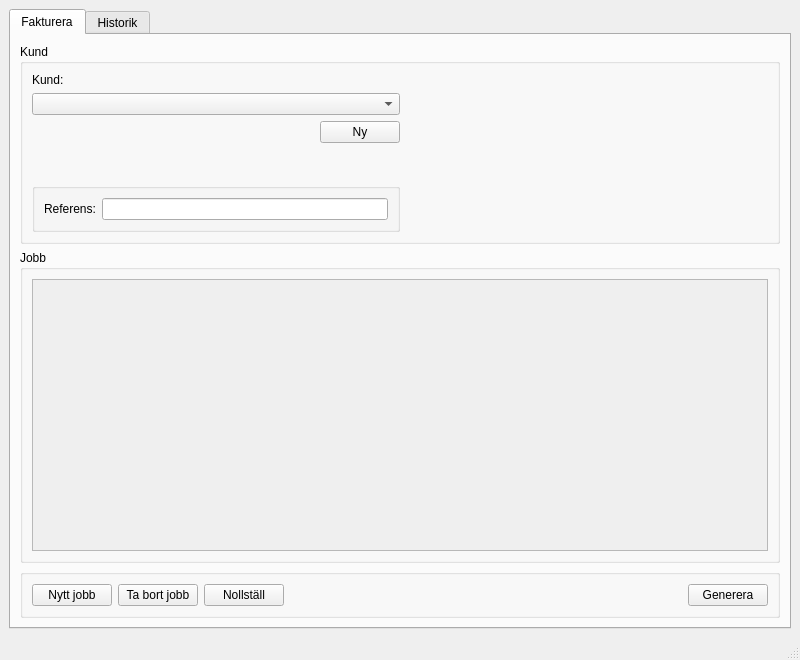
<?xml version="1.0" encoding="UTF-8"?>
<ui version="4.0">
 <class>MainWindow</class>
 <widget class="QMainWindow" name="MainWindow">
  <property name="geometry">
   <rect>
    <x>0</x>
    <y>0</y>
    <width>800</width>
    <height>660</height>
   </rect>
  </property>
  <property name="windowTitle">
   <string>Faktureramera</string>
  </property>
  <widget class="QWidget" name="centralwidget">
   <layout class="QVBoxLayout" name="verticalLayout">
    <item>
     <widget class="QTabWidget" name="tabWidget">
      <property name="currentIndex">
       <number>0</number>
      </property>
      <widget class="QWidget" name="tab">
       <attribute name="title">
        <string>Fakturera</string>
       </attribute>
       <layout class="QVBoxLayout" name="verticalLayout_2">
        <item>
         <widget class="QGroupBox" name="customerGroup">
          <property name="minimumSize">
           <size>
            <width>200</width>
            <height>200</height>
           </size>
          </property>
          <property name="maximumSize">
           <size>
            <width>16777215</width>
            <height>200</height>
           </size>
          </property>
          <property name="title">
           <string>Kund</string>
          </property>
          <layout class="QHBoxLayout" name="horizontalLayout_4">
           <item>
            <layout class="QVBoxLayout" name="verticalLayout_4">
             <item>
              <widget class="QLabel" name="label">
               <property name="maximumSize">
                <size>
                 <width>200</width>
                 <height>16777215</height>
                </size>
               </property>
               <property name="text">
                <string>Kund:</string>
               </property>
              </widget>
             </item>
             <item>
              <widget class="QComboBox" name="customerChooser">
               <property name="minimumSize">
                <size>
                 <width>300</width>
                 <height>0</height>
                </size>
               </property>
              </widget>
             </item>
             <item alignment="Qt::AlignRight">
              <widget class="QPushButton" name="newCustomerButton">
               <property name="maximumSize">
                <size>
                 <width>100</width>
                 <height>16777215</height>
                </size>
               </property>
               <property name="text">
                <string>Ny</string>
               </property>
              </widget>
             </item>
             <item>
              <spacer name="verticalSpacer">
               <property name="orientation">
                <enum>Qt::Vertical</enum>
               </property>
               <property name="sizeHint" stdset="0">
                <size>
                 <width>20</width>
                 <height>40</height>
                </size>
               </property>
              </spacer>
             </item>
             <item>
              <widget class="QGroupBox" name="groupBox_2">
               <property name="title">
                <string/>
               </property>
               <layout class="QHBoxLayout" name="horizontalLayout_5">
                <item>
                 <widget class="QLabel" name="label_2">
                  <property name="text">
                   <string>Referens:</string>
                  </property>
                 </widget>
                </item>
                <item>
                 <widget class="QLineEdit" name="referenceField"/>
                </item>
               </layout>
              </widget>
             </item>
            </layout>
           </item>
           <item>
            <layout class="QVBoxLayout" name="newCustomerLayout">
             <item>
              <spacer name="horizontalSpacer_3">
               <property name="orientation">
                <enum>Qt::Horizontal</enum>
               </property>
               <property name="sizeHint" stdset="0">
                <size>
                 <width>40</width>
                 <height>20</height>
                </size>
               </property>
              </spacer>
             </item>
            </layout>
           </item>
          </layout>
         </widget>
        </item>
        <item>
         <widget class="QGroupBox" name="jobsGroup">
          <property name="title">
           <string>Jobb</string>
          </property>
          <layout class="QHBoxLayout" name="horizontalLayout_3">
           <item>
            <widget class="QScrollArea" name="scrollArea">
             <property name="widgetResizable">
              <bool>true</bool>
             </property>
             <widget class="QWidget" name="scrollAreaWidgetContents">
              <property name="geometry">
               <rect>
                <x>0</x>
                <y>0</y>
                <width>732</width>
                <height>231</height>
               </rect>
              </property>
              <layout class="QVBoxLayout" name="verticalLayout_6">
               <item>
                <layout class="QVBoxLayout" name="jobsLayout"/>
               </item>
              </layout>
             </widget>
            </widget>
           </item>
          </layout>
         </widget>
        </item>
        <item>
         <widget class="QGroupBox" name="groupBox_3">
          <property name="maximumSize">
           <size>
            <width>16777215</width>
            <height>75</height>
           </size>
          </property>
          <property name="title">
           <string/>
          </property>
          <layout class="QHBoxLayout" name="horizontalLayout_2">
           <item>
            <widget class="QPushButton" name="addJobButton">
             <property name="text">
              <string>Nytt jobb</string>
             </property>
            </widget>
           </item>
           <item>
            <widget class="QPushButton" name="removeJobButton">
             <property name="text">
              <string>Ta bort jobb</string>
             </property>
            </widget>
           </item>
           <item>
            <widget class="QPushButton" name="zeroButton">
             <property name="text">
              <string>Nollställ</string>
             </property>
            </widget>
           </item>
           <item>
            <spacer name="horizontalSpacer_2">
             <property name="orientation">
              <enum>Qt::Horizontal</enum>
             </property>
             <property name="sizeHint" stdset="0">
              <size>
               <width>640</width>
               <height>20</height>
              </size>
             </property>
            </spacer>
           </item>
           <item>
            <widget class="QPushButton" name="saveGenerateButton">
             <property name="text">
              <string>Generera</string>
             </property>
            </widget>
           </item>
          </layout>
         </widget>
        </item>
       </layout>
      </widget>
      <widget class="QWidget" name="tab_2">
       <attribute name="title">
        <string>Historik</string>
       </attribute>
       <layout class="QVBoxLayout" name="verticalLayout_3">
        <item>
         <widget class="QTableView" name="tableView">
          <property name="alternatingRowColors">
           <bool>true</bool>
          </property>
          <property name="sortingEnabled">
           <bool>true</bool>
          </property>
         </widget>
        </item>
        <item>
         <widget class="QGroupBox" name="groupBox">
          <layout class="QHBoxLayout" name="horizontalLayout">
           <item>
            <widget class="QPushButton" name="maculateButton">
             <property name="text">
              <string>Makulera</string>
             </property>
            </widget>
           </item>
           <item>
            <widget class="QPushButton" name="editBillButton">
             <property name="text">
              <string>Ändra i faktura</string>
             </property>
            </widget>
           </item>
           <item>
            <spacer name="horizontalSpacer">
             <property name="orientation">
              <enum>Qt::Horizontal</enum>
             </property>
             <property name="sizeHint" stdset="0">
              <size>
               <width>40</width>
               <height>20</height>
              </size>
             </property>
            </spacer>
           </item>
           <item>
            <widget class="QPushButton" name="generateButton">
             <property name="text">
              <string>Generera</string>
             </property>
            </widget>
           </item>
          </layout>
         </widget>
        </item>
       </layout>
      </widget>
     </widget>
    </item>
   </layout>
  </widget>
  <widget class="QMenuBar" name="menubar">
   <property name="geometry">
    <rect>
     <x>0</x>
     <y>0</y>
     <width>800</width>
     <height>25</height>
    </rect>
   </property>
  </widget>
  <widget class="QStatusBar" name="statusbar"/>
 </widget>
 <resources/>
 <connections/>
</ui>
